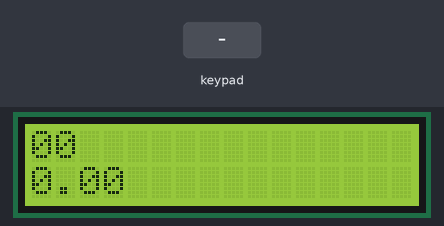
The sketch below on a simulated Arduino Uno, built with avr-gcc and run on an emulated ATmega328P. On the bench: 16×2 character LCD. The inputs (shaded band) are chosen by the test bench.

Above: at 3.2 s.
3.3 s: keypad keys 0 1 2 3 A pressed 0.4 s apart
At 5.6 s:
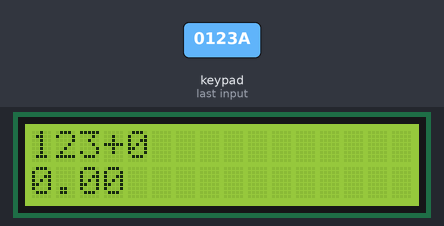
6.8 s: key 'M' pressed
At 8.1 s:
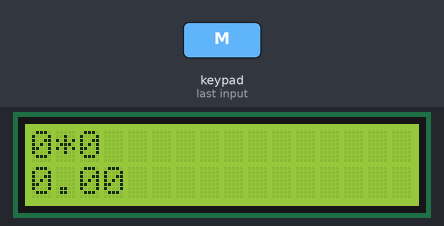
8.4 s: key 'D' pressed
At 9.5 s:
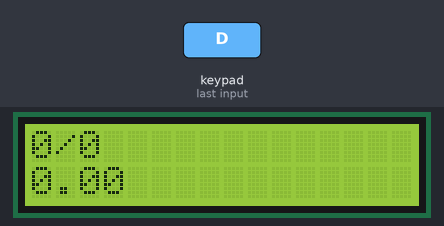
10.0 s: key 'p' pressed
At 10.7 s:
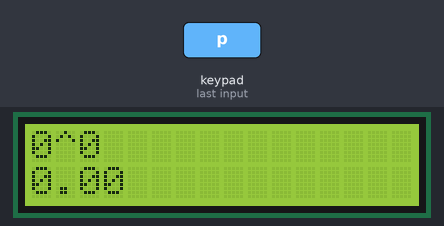
11.6 s: key 'Q' pressed
At 12.8 s:
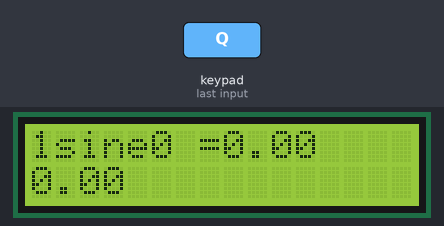
13.1 s: keypad keys 0 1 2 3 D pressed 0.4 s apart
At 15.6 s:
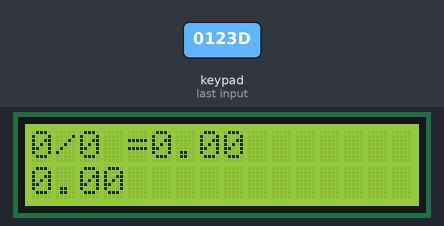
Timing chart, 0 to 17.1 s (numbered marks = the images above; inputs shaded):
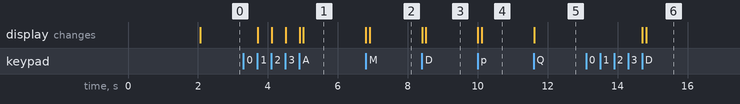

The sketch:

code.ino
```cpp
#include <LiquidCrystal.h>

#include <Keypad.h>

#include <string.h>

#include <math.h>

const byte ROWS = 4; // Four rows

const byte COLS = 6; // Three columns

// Define the Keymap

char keys[ROWS][COLS] = {

  {'C', '7', '8', '9', 'M', 'D'},

  {'p', '4', '5', '6', 'S', 'Q'},

  {'P', '1', '2', '3', 'A', 'L'},

  {'R', '0', '.', '=', 'a', 'E'}

};

byte rowPins[ROWS] = { 0, 1, 2, 3 };// Connect keypad ROW0, ROW1, ROW2 and ROW3 to these Arduino pins.

byte colPins[COLS] = { 4, 5, 6, 7, 14, 15 }; // Connect keypad COL0, COL1 and COL2 to these Arduino pins.

Keypad kpd = Keypad( makeKeymap(keys), rowPins, colPins, ROWS, COLS ); //  Create the Keypad

const int rs = 8, en = 9, d4 = 10, d5 = 11, d6 = 12, d7 = 13; //Pins to which LCD is connected

LiquidCrystal lcd(rs, en, d4, d5, d6, d7);


long Num1, Num2;
float Number;

char key;
char action[5];

boolean result = false;


void setup() {

  lcd.begin(16, 2); //We are using a 16*2 LCD display

  lcd.print(" Calculator"); //Display a intro message

  lcd.setCursor(0, 1);   // set the cursor to column 0, line 1

  lcd.print("ON"); //Display a intro message

  delay(2000); //Wait for display to show info

  lcd.clear(); //Then clean it

}

void loop() {


  key = kpd.getKey(); //storing pressed key value in a char

  if (key != NO_KEY)

    DetectButtons();

  if (result == true)

    CalculateResult();

  DisplayResult();

}


void DetectButtons()

{

  lcd.clear(); //Then clean it

  if (key == 'C') //If cancel Button is pressed

  {
    Serial.println ("Button Cancel");
    Number = Num1 = Num2 = 0;
    result = false;
  }

  if (key == 'R')
  {
    Serial.println("Button Square Root");
    Num1=1;
    Num2 = Number;
    strcpy(action, "sqrt");
    result = true;
  }

   if (key == 'Q')
  {
    Serial.println("Button SINE");
    Num1=1;
    Num2 = Number;
    strcpy(action, "sine");
    result = true;
  }

  if (key == 'L')
  {
    Serial.println("Button log");
    Num1=1;
    Num2 = Number;
     strcpy(action, "log");;
    result = true;
  }


 if (key == 'E')
  {
    Serial.println("Button exp");
    Num1=1;
    Num2 = Number;
    strcpy(action, "exp");;
    result = true;
  }

  if (key == '1') //If Button 1 is pressed

  { Serial.println ("Button 1");

    if (Number == 0)

      Number = 1;

    else

      Number = (Number * 10) + 1; //Pressed twice

  }


  if (key == '4') //If Button 4 is pressed

  { Serial.println ("Button 4");

    if (Number == 0)

      Number = 4;

    else

      Number = (Number * 10) + 4; //Pressed twice

  }


  if (key == '7') //If Button 7 is pressed

  { Serial.println ("Button 7");

    if (Number == 0)

      Number = 7;

    else

      Number = (Number * 10) + 7; //Pressed twice

  }


  if (key == '0')

  { Serial.println ("Button 0"); //Button 0 is Pressed

    if (Number == 0)

      Number = 0;

    else

      Number = (Number * 10) + 0; //Pressed twice

  }


  if (key == '2') //Button 2 is Pressed

  { Serial.println ("Button 2");

    if (Number == 0)

      Number = 2;

    else

      Number = (Number * 10) + 2; //Pressed twice

  }


  if (key == '5')

  { Serial.println ("Button 5");

    if (Number == 0)

      Number = 5;

    else

      Number = (Number * 10) + 5; //Pressed twice

  }


  if (key == '8')

  { Serial.println ("Button 8");

    if (Number == 0)

      Number = 8;

    else

      Number = (Number * 10) + 8; //Pressed twice

  }

  if (key == '3')

  { Serial.println ("Button 3");

    if (Number == 0)

      Number = 3;

    else

      Number = (Number * 10) + 3; //Pressed twice

  }


  if (key == '6')

  { Serial.println ("Button 6");

    if (Number == 0)

      Number = 6;

    else

      Number = (Number * 10) + 6; //Pressed twice

  }


  if (key == '9')

  { Serial.println ("Button 9");

    if (Number == 0)

      Number = 9;

    else

      Number = (Number * 10) + 9; //Pressed twice

  }


    if (key == '=')

    {Serial.println ("Button Equal");

    Num2=Number;

    result = true;

    }

  if (key == 'A' || key == 'a' || key == 'S' || key == 'D' || key == 'M' || key == 'P' ||key == 'p' ) //Detecting Buttons on Column 4

  {

    Num1 = Number;

    Number = 0;

    if (key == 'p')
  {
    Serial.println("Button power");
    strcpy(action, "^");
  }

    if (key == 'A')

    {
      Serial.println ("Addition");
       strcpy(action, "+");
    }

    if (key == 'a')

    {
      Serial.println ("Addition");
       strcpy(action, "+");
    }

    if (key == 'S')

    {
      Serial.println ("Subtraction");
       strcpy(action, "-");
    }

    if (key == 'D')

    {
      Serial.println ("Division");
       strcpy(action, "/");
    }

    if (key == 'M')

    {
      Serial.println ("Multiplication");
       strcpy(action, "*");
    }

    if (key == 'P')

    {
      Serial.println ("Percentage");
       strcpy(action, "%");;
    }

    delay(100);

  }

}

void CalculateResult()

{

  if (strcmp(action, "+") == 0)

    Number = Num1 + Num2;

  if (strcmp(action, "-") == 0)

    Number = Num1 - Num2;

  if (strcmp(action, "*") == 0)

    Number = Num1 * Num2;

  if (strcmp(action, "/") == 0)
  {
    if (Num2 != 0)
      Number = (float)Num1 / Num2;
    else
      Number = 0;
  }

  if (strcmp(action, "%") == 0)
  {
    if (Num2 != 0)
      Number = (((float)Num1 / Num2)*100);
    else
      Number = 0;
  }
  if (strcmp(action, "sqrt") == 0)

    Number = sqrt(Num2);

  if (strcmp(action, "log") == 0)

    Number = log(Num2);

if (strcmp(action, "exp") == 0)

    Number = exp(Num2);

 if (strcmp(action, "sine") == 0)

    Number = sin(Num2);;

 if (strcmp(action, "^") == 0)

    Number = pow(Num1,Num2);
}

void DisplayResult()

{

  lcd.setCursor(0, 0);   // set the cursor to column 0, line 1

  lcd.print(Num1); lcd.print(action); lcd.print(Num2);


  if (result == true)

  {
    lcd.print(" =");  //Display the result
    lcd.print(Number);
  }


  lcd.setCursor(0, 1);   // set the cursor to column 0, line 1

  lcd.print(Number); //Display the result

}
```

Measured:
- after the input at 3.3 s, the display: first changes after 0.41 s (image 1 shows a later state)
- after the input at 6.8 s, the display: first changes at once (image 2 shows a later state)
- after the input at 8.4 s, the display: first changes at once (image 3 shows a later state)
- after the input at 10.0 s, the display: first changes at once (image 4 shows a later state)
- after the input at 11.6 s, the display: changes at once (image 5)
- after the input at 13.1 s, the display: first changes after 1.6 s (image 6 shows a later state)
